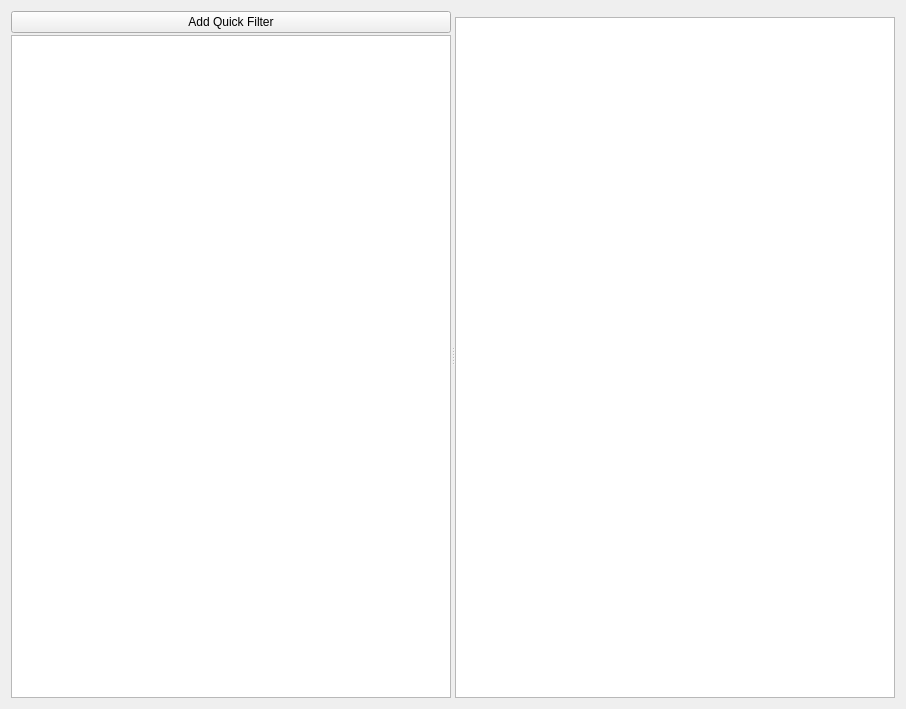
<?xml version="1.0" encoding="UTF-8"?>
<ui version="4.0">
 <class>QuickFilterSettingsWidget</class>
 <widget class="QWidget" name="QuickFilterSettingsWidget">
  <property name="geometry">
   <rect>
    <x>0</x>
    <y>0</y>
    <width>906</width>
    <height>709</height>
   </rect>
  </property>
  <property name="windowTitle">
   <string>Quick Filter Settings</string>
  </property>
  <layout class="QVBoxLayout" name="verticalLayout_3">
   <item>
    <widget class="QSplitter" name="splitter">
     <property name="orientation">
      <enum>Qt::Horizontal</enum>
     </property>
     <widget class="QWidget" name="">
      <layout class="QVBoxLayout" name="verticalLayout_2">
       <property name="spacing">
        <number>2</number>
       </property>
       <item>
        <widget class="QPushButton" name="add_new_quick_filter_button">
         <property name="text">
          <string>Add Quick Filter</string>
         </property>
        </widget>
       </item>
       <item>
        <widget class="QListWidget" name="name_list_widget">
         <property name="sizePolicy">
          <sizepolicy hsizetype="Preferred" vsizetype="Expanding">
           <horstretch>0</horstretch>
           <verstretch>0</verstretch>
          </sizepolicy>
         </property>
        </widget>
       </item>
      </layout>
     </widget>
     <widget class="QWidget" name="">
      <layout class="QVBoxLayout" name="verticalLayout">
       <item>
        <widget class="FilterInputWidget" name="filter_input_widget" native="true"/>
       </item>
       <item>
        <widget class="QListWidget" name="filter_list_widget">
         <property name="movement">
          <enum>QListView::Static</enum>
         </property>
         <property name="layoutMode">
          <enum>QListView::Batched</enum>
         </property>
         <property name="spacing">
          <number>12</number>
         </property>
         <property name="viewMode">
          <enum>QListView::ListMode</enum>
         </property>
         <property name="batchSize">
          <number>5</number>
         </property>
        </widget>
       </item>
      </layout>
     </widget>
    </widget>
   </item>
  </layout>
 </widget>
 <customwidgets>
  <customwidget>
   <class>FilterInputWidget</class>
   <extends>QWidget</extends>
   <header>DownloaderForReddit/gui/database_views/filter_input_widget</header>
   <container>1</container>
  </customwidget>
 </customwidgets>
 <resources/>
 <connections/>
</ui>
